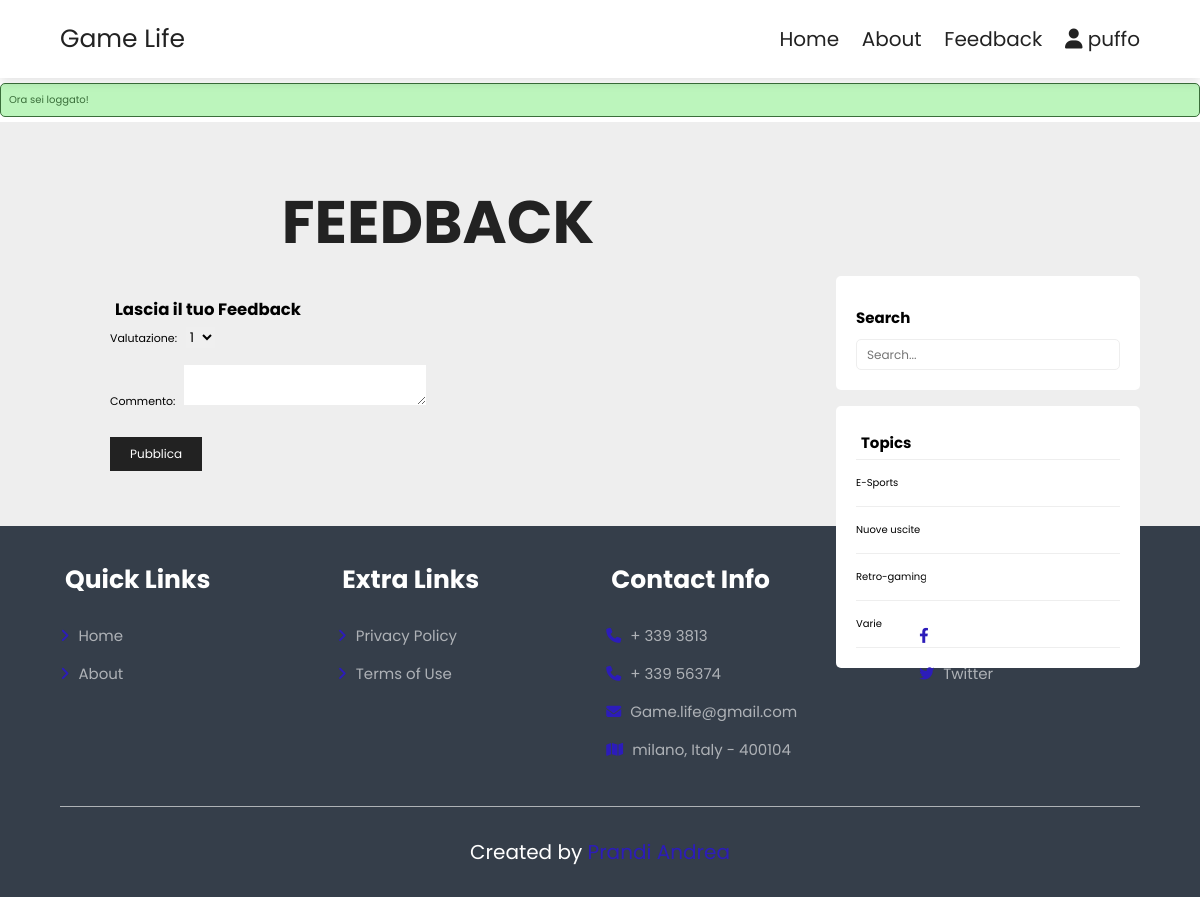
Page /php/feedback.php (signed in) on the committed database.
### tables this page shows
CREATE TABLE `topics` (
  `id` int(11) NOT NULL,
  `name` varchar(100) NOT NULL
);

### php/topics.php (called while the page is built, shortened)
<?php include(ROOT_PATH . "/db.php"); ?>
<?php
$table = 'topics';
$topics = selectAll($table);

### php/db.php (called while the page is built, shortened)
<?php
require('config.php');
function selectAll($table, $conditions = [])
{
    global $conn;
    $sql = "SELECT * FROM $table";
    if(empty($conditions)) {
        $stmt = $conn->prepare($sql);
        $stmt->execute();
        $records = $stmt ->get_result()->fetch_all(MYSQLI_ASSOC);
        return $records;
    }
}

### php/feedback.php (the view, shortened to what this page needs)
<?php include(ROOT_PATH . "/topics.php");
usersOnly();?>
<?php
$postsTitle = 'feedback';
?>
<!DOCTYPE html>
<html lang="en">
<head>
    <link rel="stylesheet" href="https://cdn.jsdelivr.net/npm/swiper@9/swiper-bundle.min.css"/>
    <link rel="stylesheet" href="https://cdnjs.cloudflare.com/ajax/libs/font-awesome/6.4.0/css/all.min.css">
    <link rel="stylesheet" href="../css/style.css">
</head>
<body>
    <?php include(ROOT_PATH . "/../php/header.php") ?>
    <?php include(ROOT_PATH . "/../php/message.php") ?>
    <section class="home-post clearfix">
        <div class="box-container">
            <h1 class="heading-title"><?php echo $postsTitle ?></h1>
            <h2>Lascia il tuo Feedback</h2>
            <form method="post" id="feedback_form">
                <label for="rating">Valutazione:</label>
                <select name="rating" id="rating"  required>
                    <option value="1">1</option>
                </select><br><br>
                <label for="comment">Commento:</label>
                <textarea name="comment" id="comment" required></textarea>
                <br><br>
                <input type="submit" name="create_comm" id="create_comm" class="btn-feedback" value="Pubblica">
            </form>
        </div>
        <div class="sidebar">
            <div class="section search">
                <h2 class="section-title">Search</h2>
                <form action="index.php" method="post">
                    <input type="text" name="search-term" class="text-input" placeholder="Search...">
                </form>
            </div>
            <div class="section topics">
                <h2 class="section-titile">Topics</h2>
                <ul>
                    <?php foreach ($topics as $key => $topic): ?>
                        <li><a href="<?php echo BASE_URL . 'php/index.php?topic_id=' . $topic['id'] . '&name' . $topic['name']; ?>"><?php echo $topic['name']; ?></a></li>
                    <?php endforeach; ?>
                </ul>
            </div>
        </div>
</section>
    <?php include(ROOT_PATH . "/../php/footer.php") ?>
</body>
</html>

### css/style.css (style rules this page uses)
:root { --main-color: #2c1cba; --black: #222; --white: #fff; --light-black: #777; --light-white: #fff9; --dark-bg: rgba(0,0,0,.7); --light-bg:#eeeeee; --border: .1rem solid var(--black); --box-shadow: 0 .5rem 1rem rgba(0,0,0,.1); --text-box-shadow: 0 1.5rem 3rem rgba(0,0,0,.3); }
* { font-family: 'Poppins', sans-serif; margin: 0; padding: 0; box-sizing: border-box; outline: none; border: none; text-decoration: none; }
html { font-size: 62.5%; overflow-x: hidden; }
.clearfix::after { content: ''; display: block; clear: both; }
.text-input { padding: .7rem 1rem; display: block; width: 100%; border-radius: 5px; border: 1px solid var(--light-bg); outline: none; color: var(--light-black); line-height: 1.5rem; font-size: 1.2rem; font-family: 'Poppins', sans-serif;; }
section { padding: 5rem 10%; }
.heading-title { text-align: center; margin-bottom: 3rem; font-size: 6rem; text-transform: uppercase; color: var(--black); }
h1, h2, h3, h4, h5, h6 { margin: 5px; }
a { color: inherit; }
.home-post { background: var(--light-bg); }
.home-post .box-container { width: 70%; float: left; }
.home-post .sidebar { width: 30%; float: left; height: 300px; }
.home-post .sidebar .section { background: var(--white); padding: 20px; border-radius: 5px; margin-left: 20px; }
.home-post .sidebar .section .section-title { margin: 10px 0px 10px 0px; }
.home-post .sidebar .section.search { margin-top: 124px; }
.home-post .sidebar .section.topics ul { margin: 0px; padding: 0px; list-style: none; border-top: 1px solid var(--light-bg); }
.home-post .sidebar .section.topics ul li a { display: block; padding: 15px 0px 15px 0px; border-bottom: 1px solid var(--light-bg); transition: all .3s; }
.home-post .box-container { padding: 20px 50px; font-size: 1.1rem; border-radius: 5px; }
.btn-feedback { display: inline-block; background: var(--black); margin-top: 1rem; color: var(--white); font-size: 1.7rem; padding: 0.8rem 2rem; cursor: pointer; font-size: 1.20rem; }
@media (max-width:1200px) { section { padding: 3rem 5%; } }

### rows in the picture
topics: name "E-Sports"
topics: name "Nuove uscite"
topics: name "Retro-gaming"
topics: name "Varie"

### other values in the picture
$_SESSION['username'] "puffo"
$_SESSION['message'] "Ora sei loggato!"
$postsTitle "FEEDBACK"
